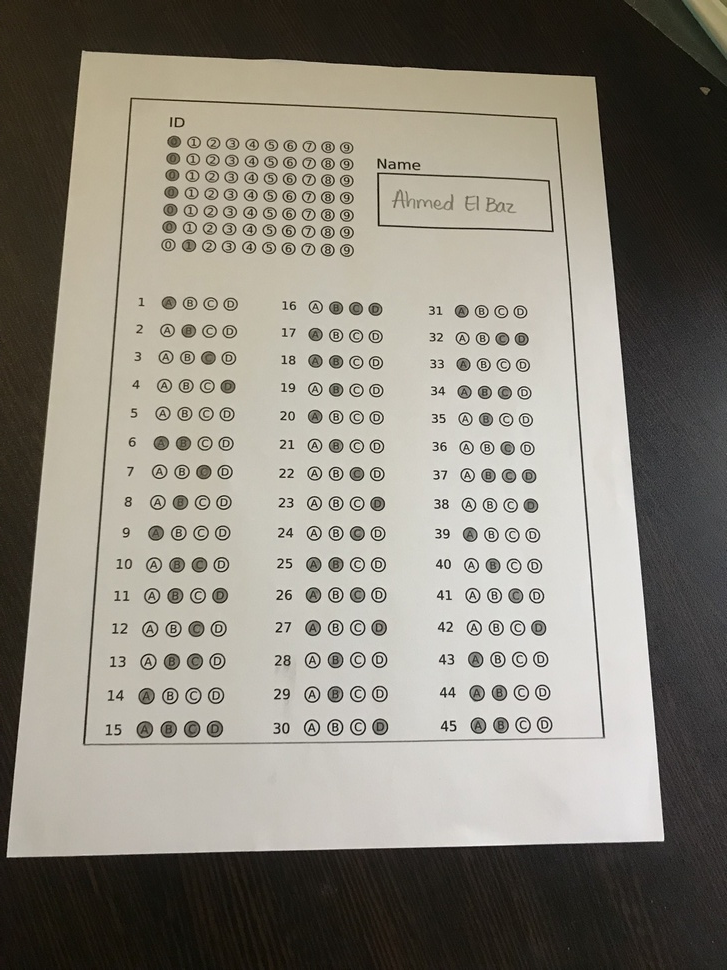
#> input picture samples/11.jpg, 727 x 970 px, shrunk from 3024 x 4032 before the run, found by its file name
$ python corrector.py
#> lines starting #> are read from the running program, lines starting #| are printed output that depends on the picture; after the words box and inside, x2 and y2 are one past the last pixel; in counts of white or black regions, pixels touching at a corner belong together
### Bubble_sheet_corrector/paper_extraction.py
from utils import *
import cv2
import numpy as np

def reorderPoints(points):
    points = points.reshape((4, 2))

    newPoints = np.zeros((4, 1, 2), dtype=np.int32)

    add = points.sum(1)
    diff = np.diff(points, axis=1)

    minSumIndex = np.argmin(add)
    maxSumIndex = np.argmax(add)

    minDiffIndex = np.argmin(diff)
    maxDiffIndex = np.argmax(diff)

    newPoints[0] = points[minSumIndex]
    newPoints[3] = points[maxSumIndex]
    newPoints[1] = points[minDiffIndex]
    newPoints[2] = points[maxDiffIndex]

    return newPoints

def extract_paper_region(img_BGR):
    img_RGB = cv2.cvtColor(img_BGR, cv2.COLOR_BGR2RGB)
    img_gray = cv2.cvtColor(img_BGR, cv2.COLOR_BGR2GRAY)

    cannyEdgedImage = cv2.Canny(img_gray, 100, 255)

    win = np.ones((5, 5), np.uint8)
    cannyEdgedImage = cv2.dilate(cannyEdgedImage, win, iterations=2)
    contours, _ = cv2.findContours(cannyEdgedImage, cv2.RETR_EXTERNAL, cv2.CHAIN_APPROX_NONE)

    image_with_contours = np.copy(img_RGB)
    cv2.drawContours(image_with_contours, contours, -1, (0, 255, 0), 20)

    largestContour = np.array([])
    mxArea = 0

    for contour in contours:
        area = cv2.contourArea(contour)
        perimeter = cv2.arcLength(contour, True)
        approximatedEdge = cv2.approxPolyDP(contour, 0.02 * perimeter, True)
        if area > mxArea and len(approximatedEdge) == 4:
            mxArea = area
            largestContour = approximatedEdge

    biggestContour = reorderPoints(largestContour)

    y, x = img_gray.shape[:2]

    pts1 = np.array(biggestContour,np.float32)
    pts2 = np.array([[0, 0], [x, 0], [0, y], [x, y]],np.float32)


    matrix = cv2.getPerspectiveTransform(pts1, pts2)

    WarpedGrayImage = cv2.warpPerspective(img_gray, matrix, (x, y))
    WarpedColoredImage = cv2.warpPerspective(img_RGB, matrix, (x, y))

    return WarpedColoredImage, WarpedGrayImage

### Bubble_sheet_corrector/corrector.py
from paper_extraction import *
import sys

def count_good_pixels(image, a, b, th = 180):
    cnt = 0
    for y in range(a-25, a+26):
        for x in range(b-25, b+26):
            if image[x, y] < th: cnt+=255-image[x, y]
    return cnt

def extract_id(colored, gray):
    edged = cv2.GaussianBlur(gray, (5, 5), 0)
    edged = cv2.Canny(edged, 20, 70)
    detected_circles = cv2.HoughCircles(edged,
                    cv2.HOUGH_GRADIENT, 1, 20, param1 = 70,
                param2 = 20, minRadius = 25, maxRadius = 35)
    detected_circles = np.uint16(np.around(detected_circles))

    if detected_circles is None:
        print("Error: Something went wrong during extracting the ID.")
        sys.exit(1)

    circles = []
    for pt in detected_circles[0, :]:
        a, b, r = pt[0], pt[1], pt[2]
        circles.append((a, b, r))
    print(len(circles))

    # Sort regarding to Y
    circles =  sorted(
        circles,
        key=lambda t: t[1]
    )
    if (len(circles)) > 1: # handling if the D in ID is considered as a circle so just neglect it
        if abs(circles[0][1]-circles[1][1]) > 40:
            circles = circles[1:]

    id = ""
    for i in range(len(circles)//10) :
        currentRow = circles[i*10:i*10+10]
        currentRow = sorted(currentRow, key=lambda t: t[0])
        mx = 0
        dig = 0
        for j in range (len(currentRow)):
            [a, b, r] = currentRow[j]
            cnt = count_good_pixels(gray, a, b)
            if cnt > mx:
                mx = cnt
                dig = j
        [a, b, r] = currentRow[dig]
        cv2.circle(colored, (a, b), r, (0, 255, 0), 2)
        id+=str(dig)

    return id


img_BGR = cv2.imread("./samples/11.jPG", cv2.IMREAD_COLOR)
#> img_BGR is the input picture: shape (970, 727, 3); mean B, G, R 124.1, 134.2, 138.5
colored, grayed = extract_paper_region(img_BGR)
#> in extract_paper_region, `cannyEdgedImage = cv2.Canny(img_gray, 100, 255)`:
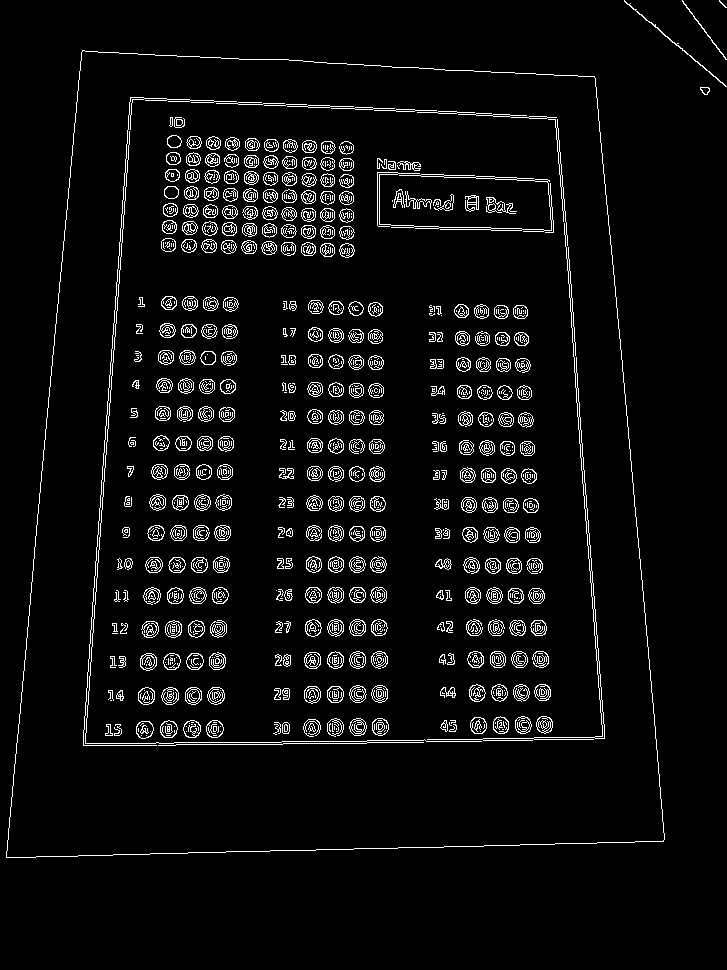
#> cannyEdgedImage: shape (970, 727); 5.1% white in thin lines or dots, all inside (x1, y1, x2, y2) = (6, 0, 727, 858)
#> in extract_paper_region, `cannyEdgedImage = cv2.dilate(cannyEdgedImage, win, iterations=2)`:
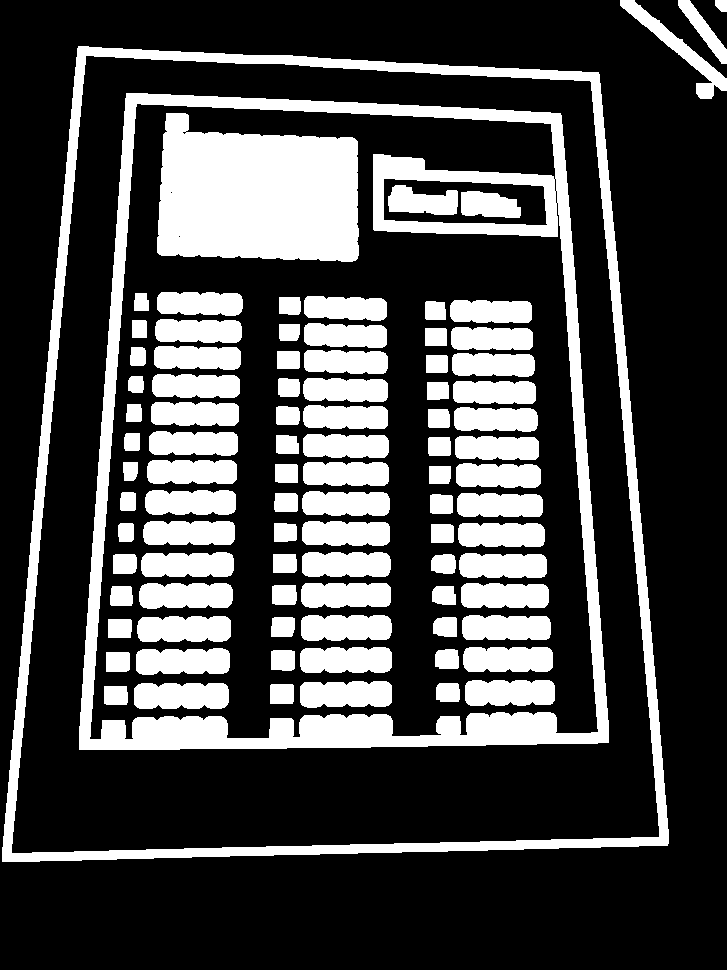
#> cannyEdgedImage: shape (970, 727); 27.7% white; 92 white regions
#> in extract_paper_region, `contours, _ = cv2.findContours(cannyEdgedImage, cv2.RETR_EXTERNAL, cv2..`: contours = 4 contours; box (x1, y1, x2, y2) and area: (2, 46, 669, 862) 472628, (620, 0, 727, 99) 1820, (678, 0, 727, 64) 847, (715, 0, 727, 12) 103
#> in extract_paper_region, `cv2.drawContours(image_with_contours, contours, -1, (0, 255, 0), 20)`:
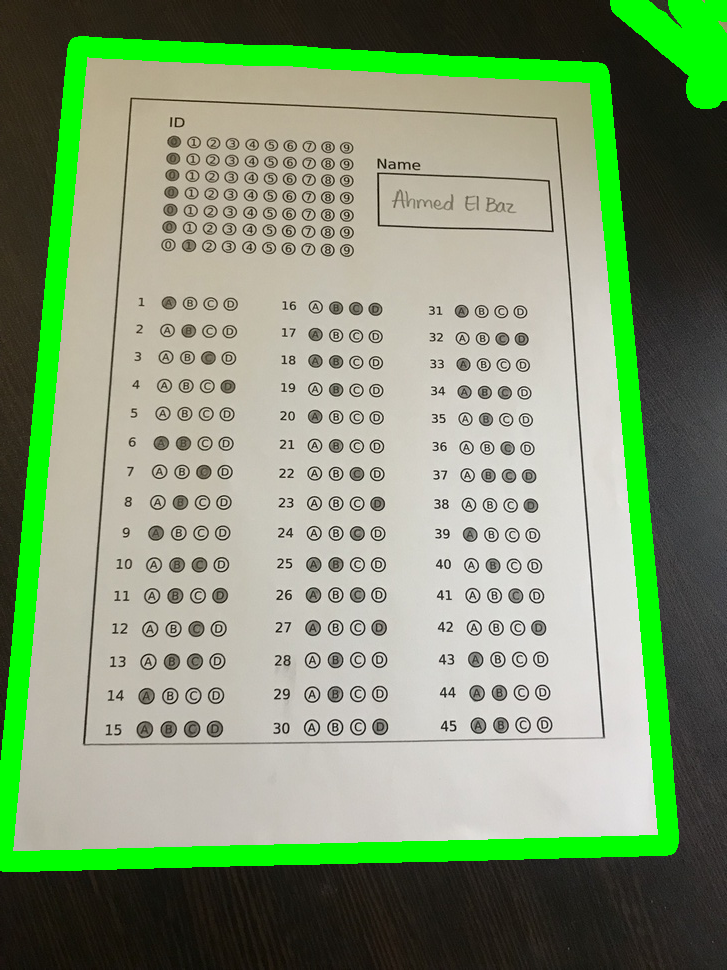
#> image_with_contours: shape (970, 727, 3); mean R, G, B 130.8, 150.4, 117.6
#> the loop in extract_paper_region, `for contour in contours:` made 4 passes
#> (area, perimeter, mxArea, largestContour) on pass 1: (472627.5, 2851.3, 472627.5, [[78, 46], [2, 861], [667, 845], [598, 72]])
#> (area, perimeter) on passes 2 to 4: (103, 40.49), (847, 175.1), (1819.5, 357.7)
#> after the loop in extract_paper_region, `for contour in contours:`: mxArea = 472627.5
#> in reorderPoints, `points = points.reshape((4, 2))`: points = [[78, 46], [2, 861], [667, 845], [598, 72]]
#> in reorderPoints, `add = points.sum(1)`: add = [124, 863, 1512, 670]
#> in reorderPoints, `diff = np.diff(points, axis=1)`: diff = [-32, 859, 178, -526]
#> in reorderPoints, `minSumIndex = np.argmin(add)`: minSumIndex = 0
#> in reorderPoints, `maxSumIndex = np.argmax(add)`: maxSumIndex = 2
#> in reorderPoints, `minDiffIndex = np.argmin(diff)`: minDiffIndex = 3
#> in reorderPoints, `maxDiffIndex = np.argmax(diff)`: maxDiffIndex = 1
#> in extract_paper_region, `biggestContour = reorderPoints(largestContour)`: biggestContour = [[78, 46], [598, 72], [2, 861], [667, 845]]
#> in extract_paper_region, `matrix = cv2.getPerspectiveTransform(pts1, pts2)`: matrix = [[1.34, 0.125, -109.9], [-0.0768, 1.54, -64.68], [-0.000109, 0.000345, 1]]
answers_section_gray = grayed[grayed.shape[0]//3 : (grayed.shape[0]-grayed.shape[0]//10), grayed.shape[1]//10 : (grayed.shape[1]-grayed.shape[1]//10)]
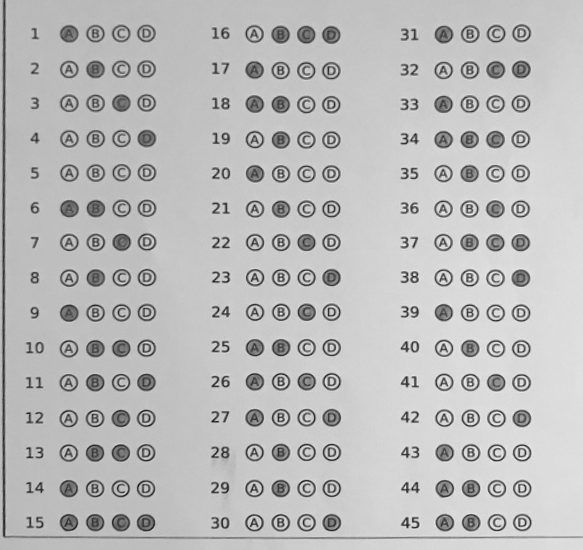
#> answers_section_gray: shape (550, 583); min 15, max 242, mean 187.4
answers_section_colored = colored[colored.shape[0]//3 : (colored.shape[0]-colored.shape[0]//10), colored.shape[1]//10 : (colored.shape[1]-colored.shape[1]//10)]

id_section_gray = grayed[0 : grayed.shape[0]//3, grayed.shape[1]//10 : (grayed.shape[1]-5*grayed.shape[1]//12)]
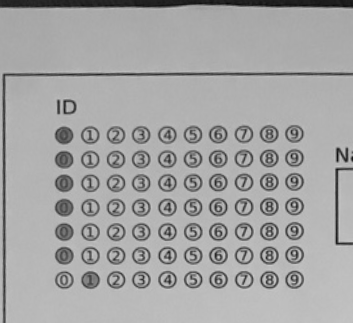
#> id_section_gray: shape (323, 353); min 10, max 205, mean 164
id_section_colored = colored[0 : grayed.shape[0]//3, grayed.shape[1]//10 : (grayed.shape[1]-5*grayed.shape[1]//12)]
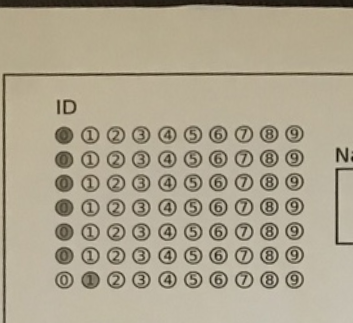
#> id_section_colored: shape (323, 353, 3); mean R, G, B 172.6, 163.8, 142.7

id = extract_id(id_section_colored, id_section_gray)
#> in extract_id, `edged = cv2.Canny(edged, 20, 70)`:
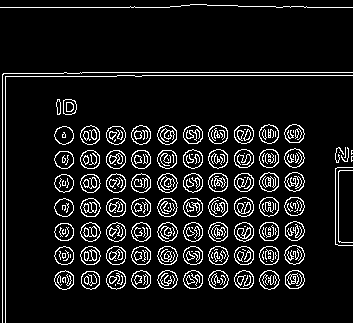
#> edged: shape (323, 353); 9.5% white in thin lines or dots
#> in extract_id, `detected_circles = cv2.HoughCircles(edged, cv2.HOUGH_GRADIENT, 1, 20, ..`: detected_circles = [[205.5, 243.5, 34.4]]
#> in extract_id, `detected_circles = np.uint16(np.around(detected_circles))`: detected_circles = [[206, 244, 34]]
#> the loop in extract_id, `for pt in detected_circles[0, :]:` made 1 pass
#> after the loop in extract_id, `for pt in detected_circles[0, :]:`: circles = [(206, 244, 34)]
#| 1
#> after the loop in extract_id, `for i in range(len(circles)//10) :`: id = ''
#> id = ''
print(id)

# [25 lines of commented-out code are left out]
